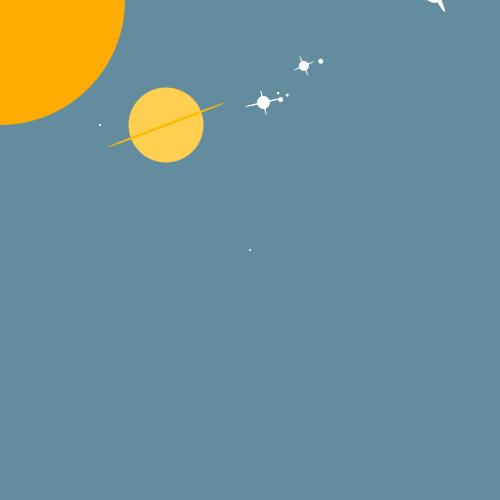
Frame 1 (no input)
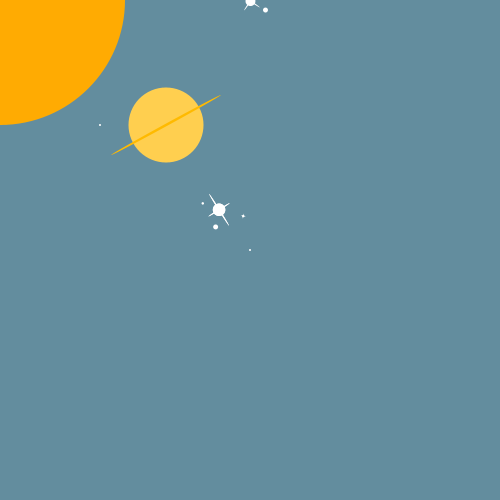
Frame 60 (the mouse pressed at the canvas centre just before this capture)
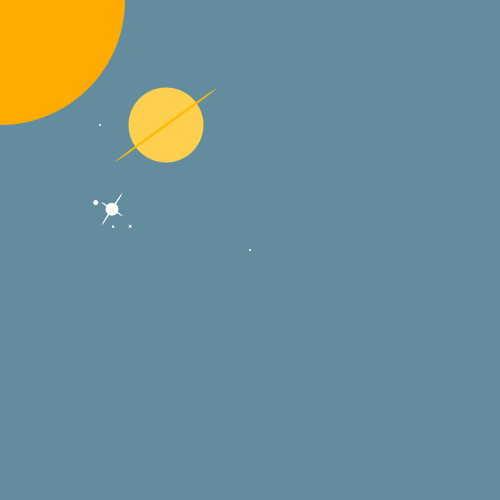
Frame 120 (the mouse held since frame 60 and released just before this capture)

The Processing sketch that drew these frames (run headless with seeded random() and noise(); from frame 60 on, the mouse is pressed at the canvas centre):

// Processing sketch: processing_60859
// ── processing_60859.pde

void setup() {
  size(500, 500);
  smooth();
}
 
 
void draw() {
  background(99, 141, 158);
  
  fill(255, 171, 2);
  noStroke();
  ellipseMode(CENTER);
  ellipse(0, 0, 250, 250);
  
  pushMatrix();
   translate(width/5, height/4);   // Move coordinate system to center of sketch
    fill(255);
  noStroke();
  ellipseMode(CENTER);
  ellipse(0, 0, 2, 2);
   popMatrix();
   
   pushMatrix();
   translate(width/2, height/2);   // Move coordinate system to center of sketch
    fill(255);
  noStroke();
  ellipseMode(CENTER);
  ellipse(0, 0, 2, 2);
   popMatrix();
   
   
  translate(width/3, height/4);   // Move coordinate system to center of sketch
  scale(.25);
  
  
  rotate( radians(160) );
   rotate(millis() * 0.001 * TWO_PI / -50.0); 
   
  fill(255, 207, 79);
  noStroke();
  ellipseMode(CENTER);
  ellipse(0, 0, 300, 300);
    fill(255, 186, 0);
    rotate( radians(180) );
  ellipse(0, 0, 500, 10);
  
  
 
  pushMatrix();
  fill(255);
  rotate(millis() * 0.01 * TWO_PI / 50.0);  
  translate(400, 0); // Move away from the center
 
  ellipse(0, 0, 50, 50);
   ellipse(0, 0, 5, 100);
    ellipse(0, 0, 150, 5);
 
 
  pushMatrix();
    rotate((millis() * 0.001 * TWO_PI / 10.0) * -1);    // One revolution every second
    translate(100, 0); // Move away from the center
 
    ellipse(0, 0, 10, 10);
    ellipse(0, 0, 2, 20);
    ellipse(0, 0, 20, 2);
  popMatrix();
 
  pushMatrix();
    rotate((millis() * 0.001 * TWO_PI / 10.0) );    // One revolution every second
    translate(70, 0); // Move away from the center
 
    ellipse(0, 0, 20, 20);
  popMatrix();
  popMatrix();
   
   
   
     pushMatrix();
  fill(255);
  rotate(millis() * 0.01 * TWO_PI / 50.0);  
  translate(400, 0); // Move away from the center
 
  ellipse(0, 0, 50, 50);
   ellipse(0, 0, 5, 100);
    ellipse(0, 0, 150, 5);
 
 //
 
  pushMatrix();
    rotate((millis() * 0.005 * TWO_PI / 10.0) * -1);    // One revolution every second
    translate(70, 0); // Move away from the center
 
    ellipse(0, 0, 10, 10);
  popMatrix();
  popMatrix();

   
    pushMatrix();
  rotate((millis() * 0.005 * TWO_PI / 80.0) * -1);  
  translate(600, 0); // Move away from the center
 
  ellipse(0, 0, 40, 40);
 ellipse(0, 0, 5, 90);
 ellipse(0, 0, 90, 5);
 
  pushMatrix();
    rotate(millis() * 0.001 * TWO_PI / 5.0);    // One revolution every second
    translate(70, 0); // Move away from the center
 
    ellipse(0, 0, 20, 20);
  popMatrix();
  popMatrix();
 
 
 
   //rotate(millis() * 0.001 * TWO_PI / -50.0);
   
    pushMatrix();
  fill(255);
  rotate(millis() * 0.01 * TWO_PI / -70.0);  
  translate(1200, 0); // Move away from the center
 
  ellipse(0, 0, 90, 90);
   ellipse(0, 0, 20, 180);
   
 
 
  pushMatrix();
    rotate((millis() * 0.01 * TWO_PI / -30.0) * -1);    // One revolution every second
    translate(250, 0); // Move away from the center
 
    ellipse(0, 0, 10, 10);
    ellipse(0, 0, 5, 50);
    ellipse(0, 0, 70, 6);
  popMatrix();
  popMatrix();

   
}
